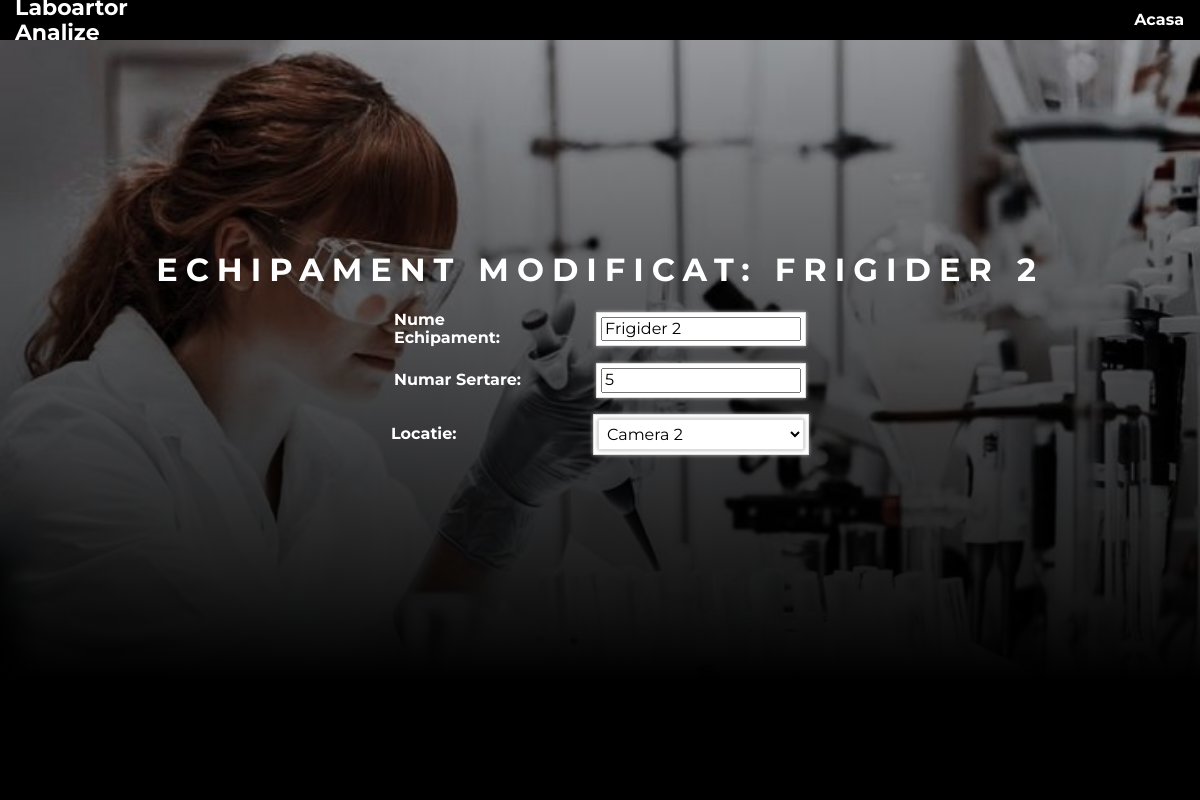
The page /public/doctor/echipamente/echipamentmodificat.php?id=2 on the database its author committed.
### tables this page shows
CREATE TABLE `echipamente` (
  `id` int(3) NOT NULL,
  `echipament_nume` varchar(255) NOT NULL,
  `numar_sertare` tinyint(3) NOT NULL,
  `echipament_locatie` varchar(255) NOT NULL
);

### privat/functii.php (called while the page is built, shortened)
<?php
function url_for($script_path) {
  return WWW_ROOT . $script_path;
}
?>

### privat/query_functions.php (called while the page is built, shortened)
<?php
function un_singur_echipament($id) {
    global $db;
    $sql = "SELECT * FROM echipamente ";
    $sql .= "WHERE id='" . $id . "'";
    $result = mysqli_query($db, $sql);
    $echipamente = mysqli_fetch_assoc($result);
    return $echipamente;
}
?>

### public/doctor/echipamente/echipamentmodificat.php (the view, shortened to what this page needs)
<?php
$id = $_GET['id'];
$echipament = un_singur_echipament($id);
?>
<!DOCTYPE html>
<html lang="en">
<head>
    <link href="../../css/normalize.css" rel="stylesheet" >
    <link href="../css/style.css" rel="stylesheet" >
</head>
<body>
    <header class="main-header">
        <div>
            <a href="#" class="main-header__brand"> Laboartor Analize </a>
        </div>
        <nav class="main-nav">
            <ul class="main-nav__items">
                <li class="main-nav__item">
                    <a href="<?php echo url_for('/doctor/echipamente/echipamente.php'); ?>" >Acasa</a>
                </li>
            </ul>
        </nav>
    </header>
    <div class="wrapper" id="test">
        <div class="side left">
            <div class="image pacient"></div>
            <div class="caption">
                <h1>Echipament Modificat: <?php echo $echipament['echipament_nume']; ?></h1>
                <form class="setform" action="echipamentnou.php" method="post">
                    <dl>
                        <dt>Nume Echipament:</dt>
                        <dd><input type="text" name="numeechipament" value="<?php echo $echipament['echipament_nume']; ?>" /></dd>
                    </dl>
                    <dl>
                        <dt>Numar Sertare:</dt>
                        <dd><input type="text" name="numarsertare" value="<?php echo $echipament['numar_sertare']; ?>"/></dd>
                    </dl>
                    <dl>
                        <dt>Locatie: </dt>
                        <dd>
                            <select class="selectsolve" name="analiza">
                                <option value="1"><?php echo $echipament['echipament_locatie']; ?> </option>
                            </select>
                        </dd>
                    </dl>
                </form>
            </div>
        </div>
    </div>
    <footer class="main-footer">
        <nav>
            <ul class="main-footer__links">
            </ul>
        </nav>
    </footer>
</body>
</html>

### public/doctor/css/style.css (style rules this page uses)
body { font-family: 'Montserrat', sans-serif; }
.main-header { display:flex; width:100%; height:5vh; background-color: #000; color:#fff; top:0; left:0; align-items:center; justify-content: center; }
.main-header > div { display: inline-block; vertical-align: middle; padding-left:15px; }
.main-header__brand { color: #fff; text-decoration: none; font-weight: bold; font-size: 22px; }
.main-nav { display: inline-block; text-align: right; width: calc(100% - 74px); vertical-align: middle; }
.main-nav__items { margin: 0; padding: 0; list-style: none; }
.main-nav__item { display: inline-block; margin: 0 16px; }
.main-nav__item a { text-decoration: none; color: #fff; font-weight: bold; padding: 3px 0; }
.main-footer { display:flex; width:100%; height:15vh; background-color:#000; color:#fff; align-items:flex-end; justify-content:flex-end; }
.main-footer__links { list-style: none; margin: 0; padding: 0; text-align: center; }
.wrapper .left { width:100%; height:90vh; position:relative; display:flex; align-items:center; justify-content: center; overflow: hidden; }
.wrapper .image { width: 100%; height: 100%; background-size:cover; background-position: center; position:absolute; top:0; left:0; transition: 0.25s ease all; }
.pacient { background:url('../../img/logindoctor.jpg'); }
.wrapper .side::before { background: linear-gradient(0deg, rgba(0,0,0,1) 0%, rgba(0,0,0,0.13769257703081228) 100%); width:100%; height:100%; position:absolute; top:0; left:0; z-index:1; content:''; display:block; }
.wrapper .caption { position:relative; z-index:10; color:#fff; text-align:center; }
.wrapper .caption h1 { text-transform: uppercase; letter-spacing:0.25em; }
.wrapper form { border-width: 0px 2px 0px 2px; border-color:#D8D8D8; }
.wrapper form.setform dl { display:flex; align-items:center; justify-content: center; }
.wrapper form.setform dl dt { width:160px; text-align: left; padding-right:2px; font-family: 'Montserrat', sans-serif; font-weight: bold; font-size: 16px; border:none; }
.wrapper form.setform dl dd { width:auto; padding:4px; background: #fff; border:1px #ddd solid; -webkit-box-shadow: 0px 0px 4px #aaa; -moz-box-shadow: 0px 0px 4px #aaa; box-shadow: 0px 0px 4px #aaa; }
.wrapper form.setform .selectsolve { width: 206px; padding:4px; background: #fff; border:1px #ddd solid; -webkit-box-shadow: 0px 0px 4px #aaa; -moz-box-shadow: 0px 0px 4px #aaa; box-shadow: 0px 0px 4px #aaa; }
@media screen and (min-width:800px) { .wrapper { display:flex; } }
@media screen and (min-width:800px) { .wrapper .left { width:100%; height:80vh; align-items:center; justify-content: center; overflow: hidden; } }

### rows shown on the page
echipamente: echipament_nume "FRIGIDER 2", numeechipament "Frigider 2", numarsertare "5", analiza "Camera 2"
